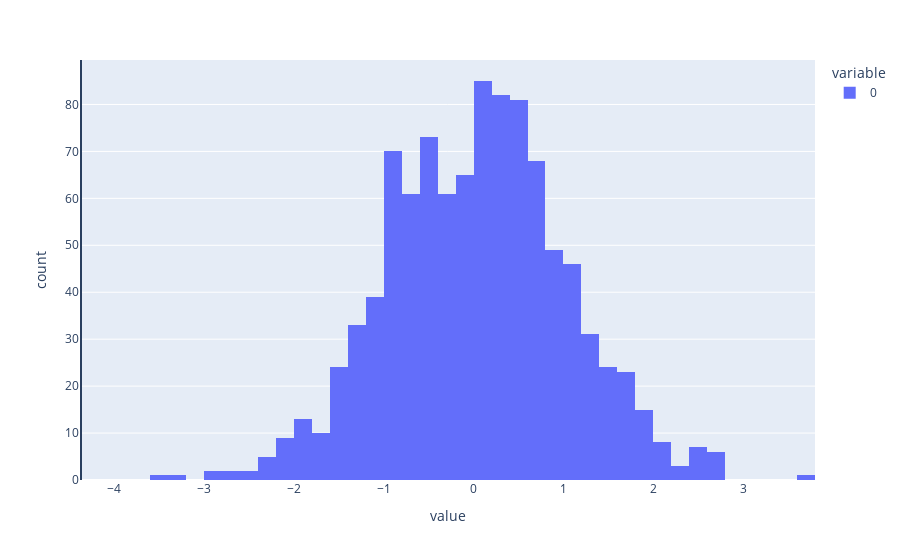

Notebook code for this chart:
### Code cell
fig = px.histogram(t_boot)
fig.add_vline(x=t_obs)
fig

### Figure 1 — Plotly figure (JSON) as saved in the notebook; plotly's stock layout.template omitted (floating-point values rounded to 4 significant figures; data arrays with more than 128 entries replaced by an {"elided": "..."} marker saying what was removed)
{"data": [{"alignmentgroup": "True", "bingroup": "x", "hovertemplate": "variable=0<br>value=%{x}<br>count=%{y}<extra></extra>", "legendgroup": "0", "marker": {"color": "#636efa", "pattern": {"shape": ""}}, "name": "0", "offsetgroup": "0", "orientation": "v", "showlegend": true, "type": "histogram", "x": {"elided": "1000 float values"}, "xaxis": "x", "yaxis": "y"}], "layout": {"barmode": "relative", "legend": {"title": {"text": "variable"}, "tracegroupgap": 0}, "margin": {"t": 60}, "shapes": [{"type": "line", "x0": -4.37, "x1": -4.37, "xref": "x", "y0": 0, "y1": 1, "yref": "y domain"}], "xaxis": {"anchor": "y", "domain": [0, 1], "title": {"text": "value"}}, "yaxis": {"anchor": "x", "domain": [0, 1], "title": {"text": "count"}}}}
